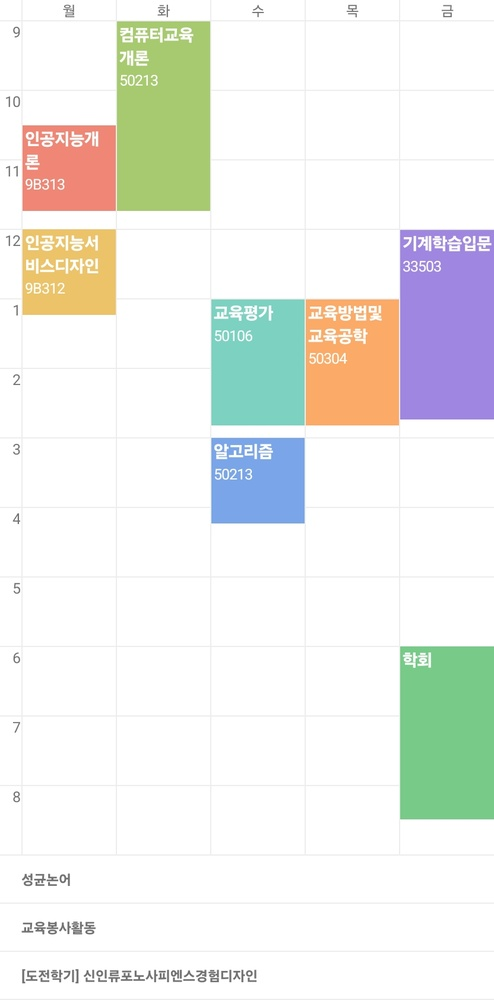
#> input picture uploads/timetable2.jpg, 494 x 1000 px, shrunk from 832 x 1683 before the run
$ python -i ocr.py   (imports and definitions only)
#> lines starting #> are read from the running program, lines starting #| are printed output that depends on the picture; after the words box and inside, x2 and y2 are one past the last pixel; in counts of white or black regions, pixels touching at a corner belong together
import cv2
import numpy as np
from PIL import Image
import pytesseract
import re
import os

class TimetableExtractor:
    def __init__(self, image_file):
        # 시간표 이미지
#> called with image_file = 'uploads/timetable2.jpg'
        self.image_file = cv2.imread(image_file)
#> self.image_file is the input picture: shape (1000, 494, 3); mean B, G, R 234.8, 239.2, 237.4
        self.width = self.image_file.shape[1]
#> self.width = 494

        # 요일별로 이미지를 저장할 딕셔너리
        self.cropped_images = {'월': [], '화': [], '수': [], '목': [], '금': []}
        self.days = ['월', '화', '수', '목', '금']  # 딕셔너리 저장을 도울 리스트

        # 색상 범위 정의(HSV)
        self.color_ranges = {
            "파랑": ([100, 100, 100], [130, 255, 255]),
            "보라": ([130, 100, 100], [160, 255, 255]),
            "주황": ([10, 100, 150], [17, 255, 255]),
            "연두": ([40, 100, 100], [70, 255, 255]),
            "빨강": ([0, 100, 100], [9, 255, 255]),
            "노랑": ([20, 100, 100], [39, 255, 255]),
            "청록": ([80, 100, 100], [100, 255, 255])
        }

        self.result = []  # 최종 데이터 저장 리스트
        self.time_dict = {}  # 시간 매핑 딕셔너리


    def getlectrue(self):
        hsv = cv2.cvtColor(self.image_file, cv2.COLOR_BGR2HSV)
#> hsv: shape (1000, 494, 3); mean H, S, V 15.3, 21.7, 246.9
        for color_name, (lower, upper) in self.color_ranges.items():
            lower = np.array(lower)
            upper = np.array(upper)

            # 색상 마스크 생성
            mask = cv2.inRange(hsv, lower, upper)

            # 마스크를 팽창하여 블록을 더 명확히
            mask = cv2.dilate(mask, np.ones((3, 3), np.uint8), iterations=2)

            # 윤곽선 찾기
            contours, _ = cv2.findContours(mask, cv2.RETR_EXTERNAL, cv2.CHAIN_APPROX_SIMPLE)

            # 윤곽선에 따라 이미지 잘라내기
            for contour in contours:
                x, y, w, h = cv2.boundingRect(contour)
                if w > 50 and h > 50:
                    cropped_image = self.image_file[y:y+h, x:x+w]
                    self.cropped_images[self.days[int(x/self.width*5)]].append(
                        [Image.fromarray(cv2.cvtColor(cropped_image, cv2.COLOR_BGR2RGB)), y, y+h]
                    )
#> this loop made 7 passes
#> pass 1, in getlectrue, `mask = cv2.inRange(hsv, lower, upper)`:
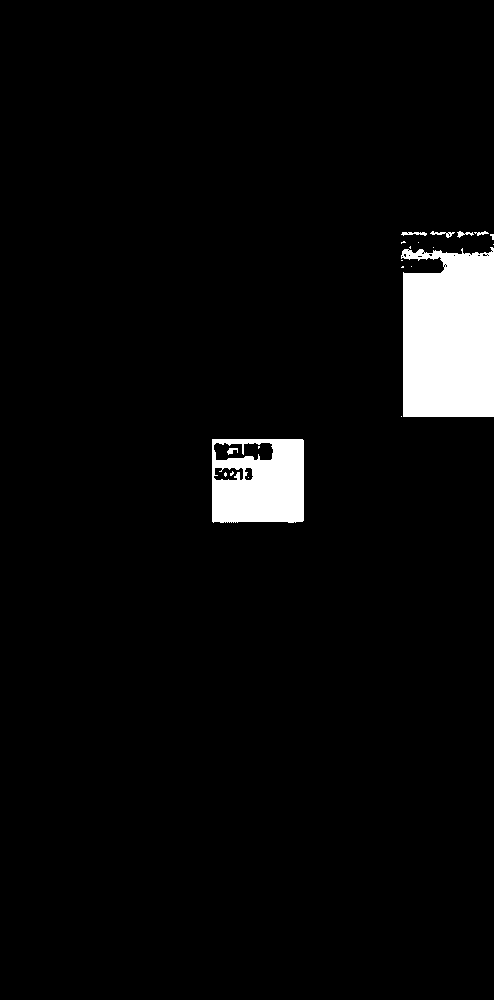
#> mask: shape (1000, 494); 4.3% white; 21 white regions (14 under 20 px), largest, box (x1, y1, x2, y2) and area: (401, 247, 494, 417) 14447, (212, 439, 304, 523) 6487, (430, 231, 455, 238) 67
#> pass 1, in getlectrue, `mask = cv2.dilate(mask, np.ones((3, 3), np.uint8), iterations=2)`:
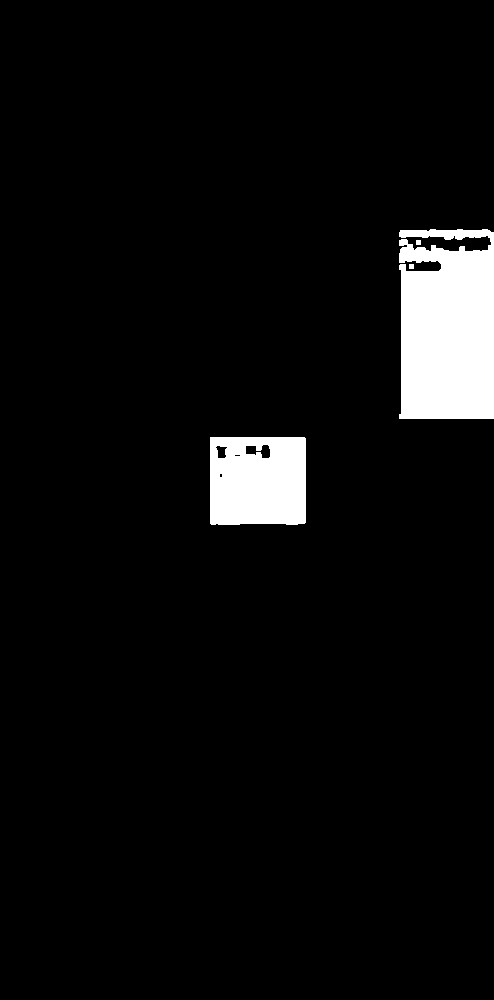
#> mask: shape (1000, 494); 5% white; 4 white regions, box (x1, y1, x2, y2) and area: (399, 229, 494, 419) 16419, (210, 437, 306, 525) 8102, (416, 240, 421, 245) 25, (409, 264, 414, 269) 25
#> pass 2, in getlectrue, `mask = cv2.inRange(hsv, lower, upper)`:
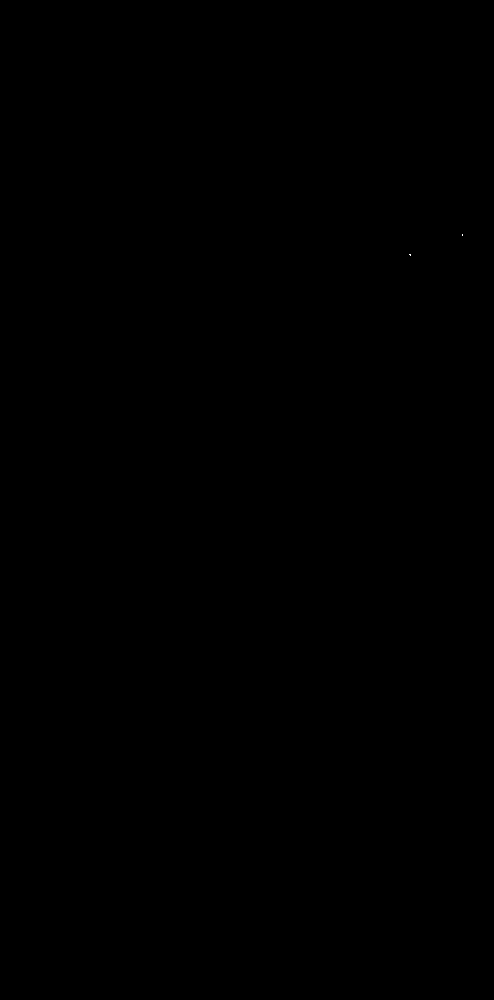
#> mask: shape (1000, 494); 0% white in thin lines or dots, all inside (x1, y1, x2, y2) = (409, 234, 463, 256)
#> after the loop: cropped_image: shape (126, 95, 3); mean H, S, V 196.3, 211.2, 134
#> after the loop:
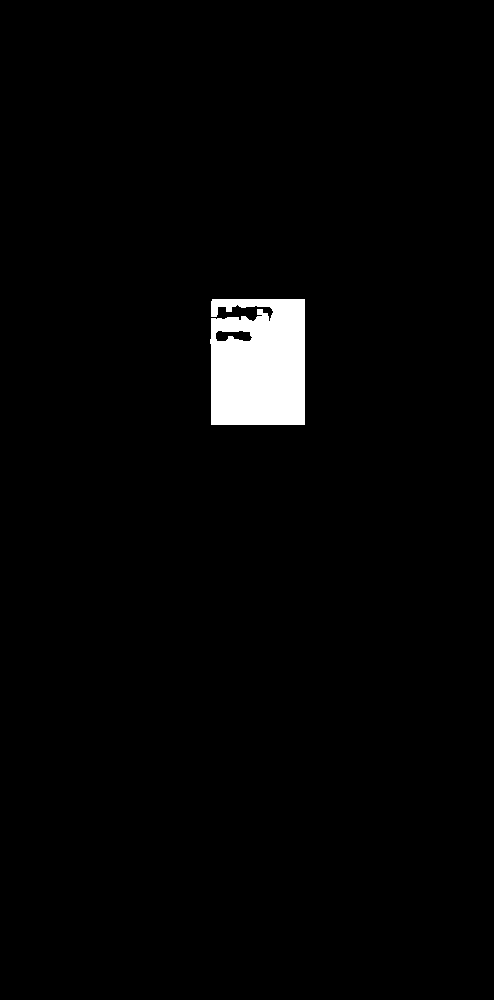
#> mask: shape (1000, 494); 2.2% white; 1 white region, box (x1, y1, x2, y2) and area: (210, 299, 305, 425) 11080

    # [67 lines left out: functions get_pixel_per_hour, get_time_dictionary, save_lecture_data, process_image, not called in this run]

>>> result = TimetableExtractor('uploads/timetable2.jpg').getlectrue()
